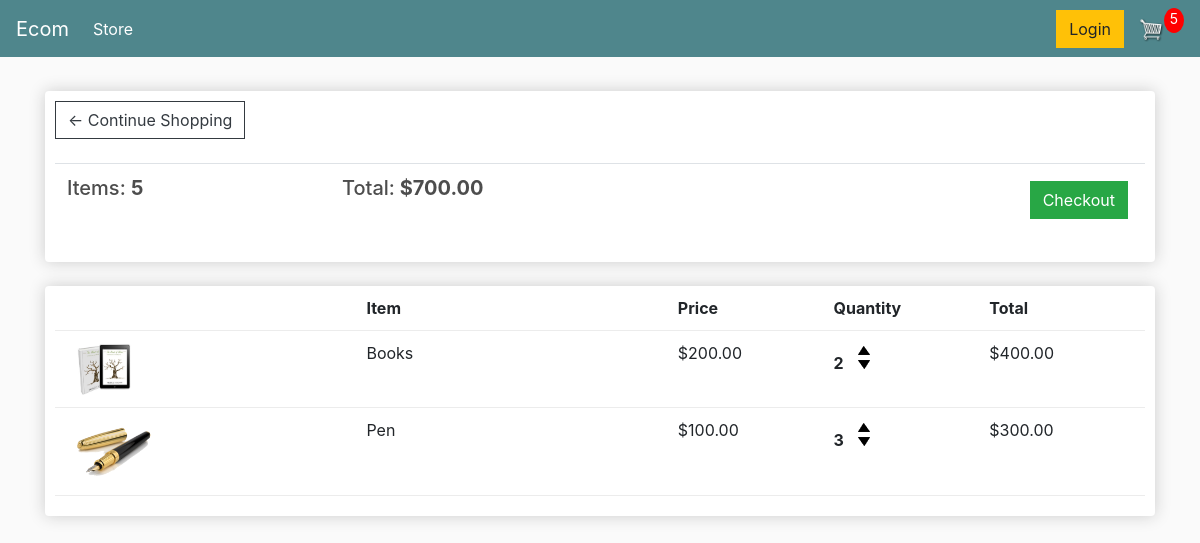
The page /cart/ (signed in) on the database as committed earlier.
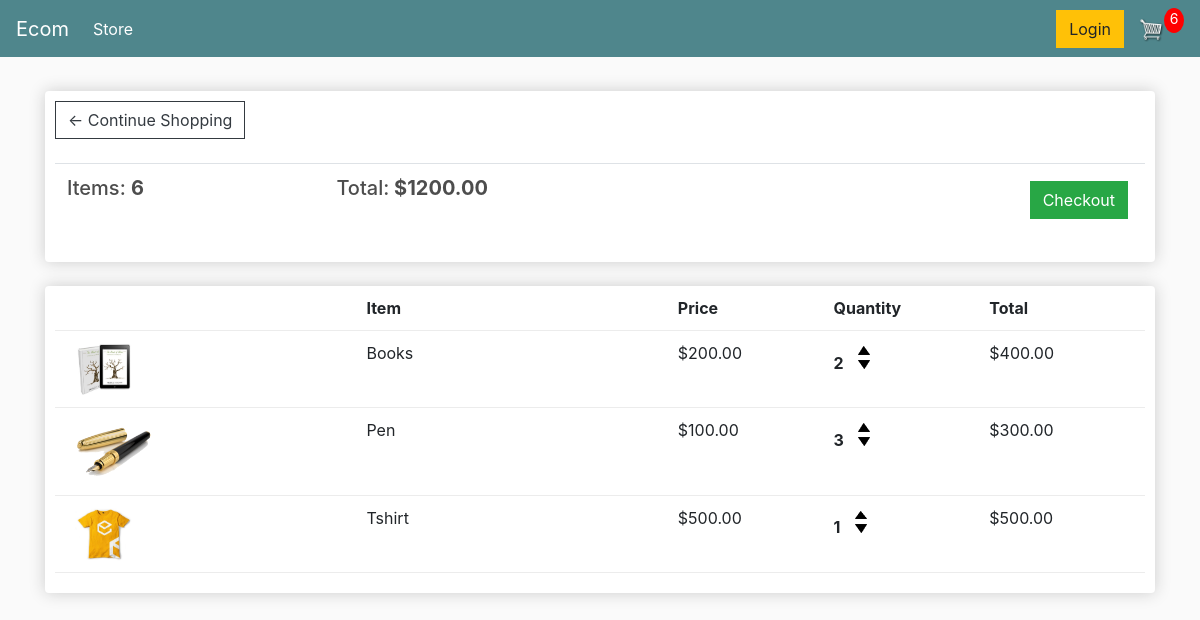
The same page on the database as committed later.
### store/models.py (models this page shows, shortened)
class Order(models.Model):
	customer = models.ForeignKey(Customer, on_delete=models.SET_NULL, null=True, blank=True)
	date_ordered = models.DateTimeField(auto_now_add=True)
	complete = models.BooleanField(default=False)
	transaction_id = models.CharField(max_length=100, null=True)
	@property
	def get_cart_total(self):
		orderitems = self.orderitem_set.all()
		total = sum([item.get_total for item in orderitems])
		return total
	@property
	def get_cart_items(self):
		orderitems = self.orderitem_set.all()
		total = sum([item.quantity for item in orderitems])
		return total

class OrderItem(models.Model):
	product = models.ForeignKey(Product, on_delete=models.SET_NULL, null=True)
	order = models.ForeignKey(Order, on_delete=models.SET_NULL, null=True)
	quantity = models.IntegerField(default=0, null=True, blank=True)
	date_added = models.DateTimeField(auto_now_add=True)
	@property
	def get_total(self):
		total = self.product.price * self.quantity
		return total

class Product(models.Model):
	name = models.CharField(max_length=200)
	price = models.FloatField()
	digital = models.BooleanField(default=False,null=True, blank=True)
	image = models.ImageField(null=True, blank=True)
	@property
	def imageURL(self):
		try:
			url = self.image.url
		except:
			url = ''
		return url

### store/views.py (the view)
# urls.py: path('cart/', views.cart, name="cart"),
def cart(request):
	data = cartData(request)
	cartItems = data['cartItems']
	order = data['order']
	items = data['items']
	context = {'items':items, 'order':order, 'cartItems':cartItems}
	return render(request, 'store/cart.html', context)

### store/utils.py (called while the page is built)
def cartData(request):
	if request.user.is_authenticated:
		customer = request.user.customer
		order, created = Order.objects.get_or_create(customer=customer, complete=False)
		items = order.orderitem_set.all()
		cartItems = order.get_cart_items
	else:
		cookieData = cookieCart(request)
		cartItems = cookieData['cartItems']
		order = cookieData['order']
		items = cookieData['items']
	return {'cartItems':cartItems ,'order':order, 'items':items}

### store/templates/store/cart.html
{% extends 'store/main.html' %}
{% load static %}
{% block content %}
	<div class="row">
		<div class="col-lg-12">
			<div class="box-element">
				<a  class="btn btn-outline-dark" href="{% url 'store' %}">&#x2190; Continue Shopping</a>
				<br>
				<br>
				<table class="table">
					<tr>
						<th><h5>Items: <strong>{{order.get_cart_items}}</strong></h5></th>
						<th><h5>Total:<strong> ${{order.get_cart_total|floatformat:2}}</strong></h5></th>
						<th>
							<a  style="float:right; margin:5px;" class="btn btn-success" href="{% url 'checkout' %}">Checkout</a>
						</th>
					</tr>
				</table>
			</div>
			<br>
			<div class="box-element">
				<div class="cart-row">
					<div style="flex:2"></div>
					<div style="flex:2"><strong>Item</strong></div>
					<div style="flex:1"><strong>Price</strong></div>
					<div style="flex:1"><strong>Quantity</strong></div>
					<div style="flex:1"><strong>Total</strong></div>
				</div>
				{% for item in items %}
				<div class="cart-row">
					<div style="flex:2"><img class="row-image" src="{{item.product.imageURL}}"></div>
					<div style="flex:2"><p>{{item.product.name}}</p></div>
					<div style="flex:1"><p>${{item.product.price|floatformat:2}}</p></div>
					<div style="flex:1">
						<p class="quantity">{{item.quantity}}</p>
						<div class="quantity">
							<img data-product="{{item.product.id}}" data-action="add" class="chg-quantity update-cart" src="{% static  'images/arrow-up.png' %}">
							<img data-product="{{item.product.id}}" data-action="remove" class="chg-quantity update-cart" src="{% static  'images/arrow-down.png' %}">
						</div>
					</div>
					<div style="flex:1"><p>${{item.get_total|floatformat:2}}</p></div>
				</div>
				{% endfor %}
			</div>
		</div>
	</div>
{% endblock content %}

### store/templates/store/main.html (shortened to what this page needs)
<!DOCTYPE html>
{% load static %}
<html>
<head>
	<link rel="stylesheet" href="https://stackpath.bootstrapcdn.com/bootstrap/4.4.1/css/bootstrap.min.css">
	<link rel="stylesheet" type="text/css" href="{% static 'css/main.css' %}">
</head>
<body>
	<nav class="navbar navbar-expand-lg navbar-dark bg-dark">
	  <a class="navbar-brand" href="{% url 'store' %}">Ecom</a>
	  <div class="collapse navbar-collapse" id="navbarSupportedContent">
	    <ul class="navbar-nav mr-auto">
	      <li class="nav-item active">
	        <a class="nav-link" href="{% url 'store' %}">Store <span class="sr-only">(current)</span></a>
	      </li>
	    </ul>
	    <div class="form-inline my-2 my-lg-0">
	     	<a href="#"class="btn btn-warning">Login</a>
	     	<a href="{% url 'cart' %}">
	    		<img  id="cart-icon" src="{% static 'images/cart.png' %}">
	    	</a>
	    	<p id="cart-total">{{cartItems}}</p>
	    </div>
	  </div>
	</nav>
     <div class="container">
            <br>
            {% block content %}
            {% endblock content %}
         </div>
</body>
</html>

### static/css/main.css (style rules this page uses)
body { background-color: hsl(0, 0%, 98%); }
h1,h2,h3,h4,h5,h6 { color:hsl(0, 0%, 30%); }
.box-element { box-shadow:hsl(0, 0%, 80%) 0 0 16px; background-color: #fff; border-radius: 4px; padding: 10px; }
.bg-dark { background-color: #4f868c!important; }
#cart-icon { width:25px; display: inline-block; margin-left: 15px; }
#cart-total { display: block; text-align: center; color:#fff; background-color: red; width: 20px; height: 25px; border-radius: 50%; font-size: 14px; }
.col-lg-4, .col-lg-6, .col-lg-8, .col-lg-12 { margin-top: 10px; }
.btn { border-radius: 0; }
.row-image { width: 100px; }
.cart-row { display: flex; align-items: flex-stretch; padding-bottom: 10px; margin-bottom: 10px; border-bottom: 1px solid #ececec; }
.quantity { display: inline-block; font-weight: 700; padding-right:10px; }
.chg-quantity { width: 12px; cursor: pointer; display: block; margin-top: 5px; transition:.1s; }

Rows that differ between the two databases and show on the page:
computed for Order: get_cart_items "5" → "6"; get_cart_total "700.00" → "1200.00"
added OrderItem: product.imageURL (picture), product.name "Tshirt", product.price "500.00", quantity "1", get_total "500.00"
Other text that changed with them:
{{ cartItems }}: "5" → "6"
